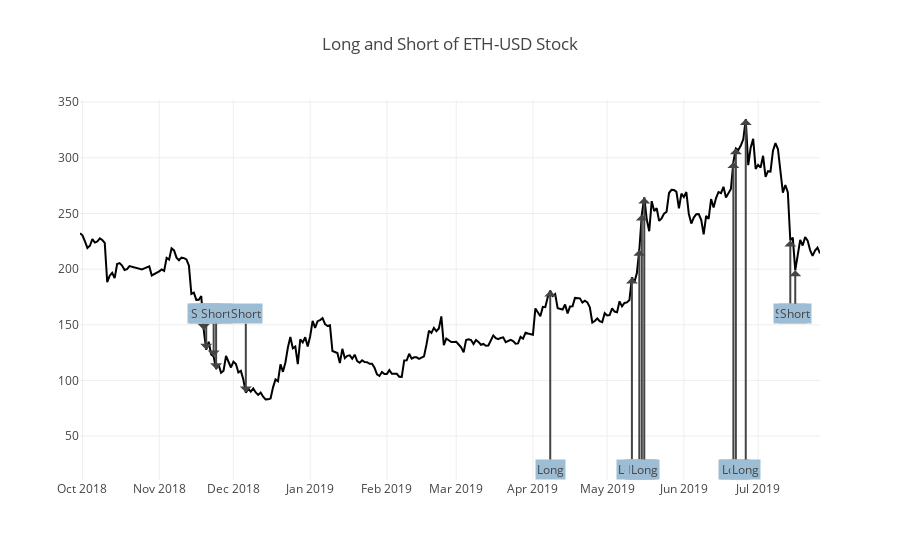

Notebook code for this chart:
### Markdown cell above
### View Data
Let's compare the signals you generated against the close prices. This chart will show a lot of signals. Too many in fact. We'll talk about filtering the redundant signals in the next problem.

### Code cell
signal = get_long_short(close, lookback_high, lookback_low)
project_helper.plot_signal(
    close[apple_ticker],
    signal[apple_ticker],
    'Long and Short of {} Stock'.format(apple_ticker))

### Figure 1 — Plotly figure (JSON) as saved in the notebook; plotly's stock layout.template omitted (floating-point values rounded to 4 significant figures; data arrays with more than 128 entries replaced by an {"elided": "..."} marker saying what was removed)
{"data": [{"line": {"color": "black"}, "name": "Index", "type": "scatter", "x": {"elided": "300 str values"}, "y": {"elided": "300 float values"}}], "layout": {"annotations": [{"ax": 0, "ay": 20, "ayref": "y", "bgcolor": "#9dbdd5", "text": "Long", "x": "2019-04-08", "y": 180.7}, {"ax": 0, "ay": 20, "ayref": "y", "bgcolor": "#9dbdd5", "text": "Long", "x": "2019-05-11", "y": 192.5}, {"ax": 0, "ay": 20, "ayref": "y", "bgcolor": "#9dbdd5", "text": "Long", "x": "2019-05-14", "y": 217.4}, {"ax": 0, "ay": 20, "ayref": "y", "bgcolor": "#9dbdd5", "text": "Long", "x": "2019-05-15", "y": 249}, {"ax": 0, "ay": 20, "ayref": "y", "bgcolor": "#9dbdd5", "text": "Long", "x": "2019-05-16", "y": 264.4}, {"ax": 0, "ay": 20, "ayref": "y", "bgcolor": "#9dbdd5", "text": "Long", "x": "2019-06-21", "y": 296.2}, {"ax": 0, "ay": 20, "ayref": "y", "bgcolor": "#9dbdd5", "text": "Long", "x": "2019-06-22", "y": 308.5}, {"ax": 0, "ay": 20, "ayref": "y", "bgcolor": "#9dbdd5", "text": "Long", "x": "2019-06-26", "y": 334.9}, {"ax": 0, "ay": 160, "ayref": "y", "bgcolor": "#9dbdd5", "text": "Short", "x": "2018-11-19", "y": 145.2}, {"ax": 0, "ay": 160, "ayref": "y", "bgcolor": "#9dbdd5", "text": "Short", "x": "2018-11-20", "y": 127.5}, {"ax": 0, "ay": 160, "ayref": "y", "bgcolor": "#9dbdd5", "text": "Short", "x": "2018-11-23", "y": 121.4}, {"ax": 0, "ay": 160, "ayref": "y", "bgcolor": "#9dbdd5", "text": "Short", "x": "2018-11-24", "y": 110.2}, {"ax": 0, "ay": 160, "ayref": "y", "bgcolor": "#9dbdd5", "text": "Short", "x": "2018-12-06", "y": 89.09}, {"ax": 0, "ay": 160, "ayref": "y", "bgcolor": "#9dbdd5", "text": "Short", "x": "2019-07-14", "y": 225.8}, {"ax": 0, "ay": 160, "ayref": "y", "bgcolor": "#9dbdd5", "text": "Short", "x": "2019-07-16", "y": 198.9}], "title": "Long and Short of ETH-USD Stock"}}
